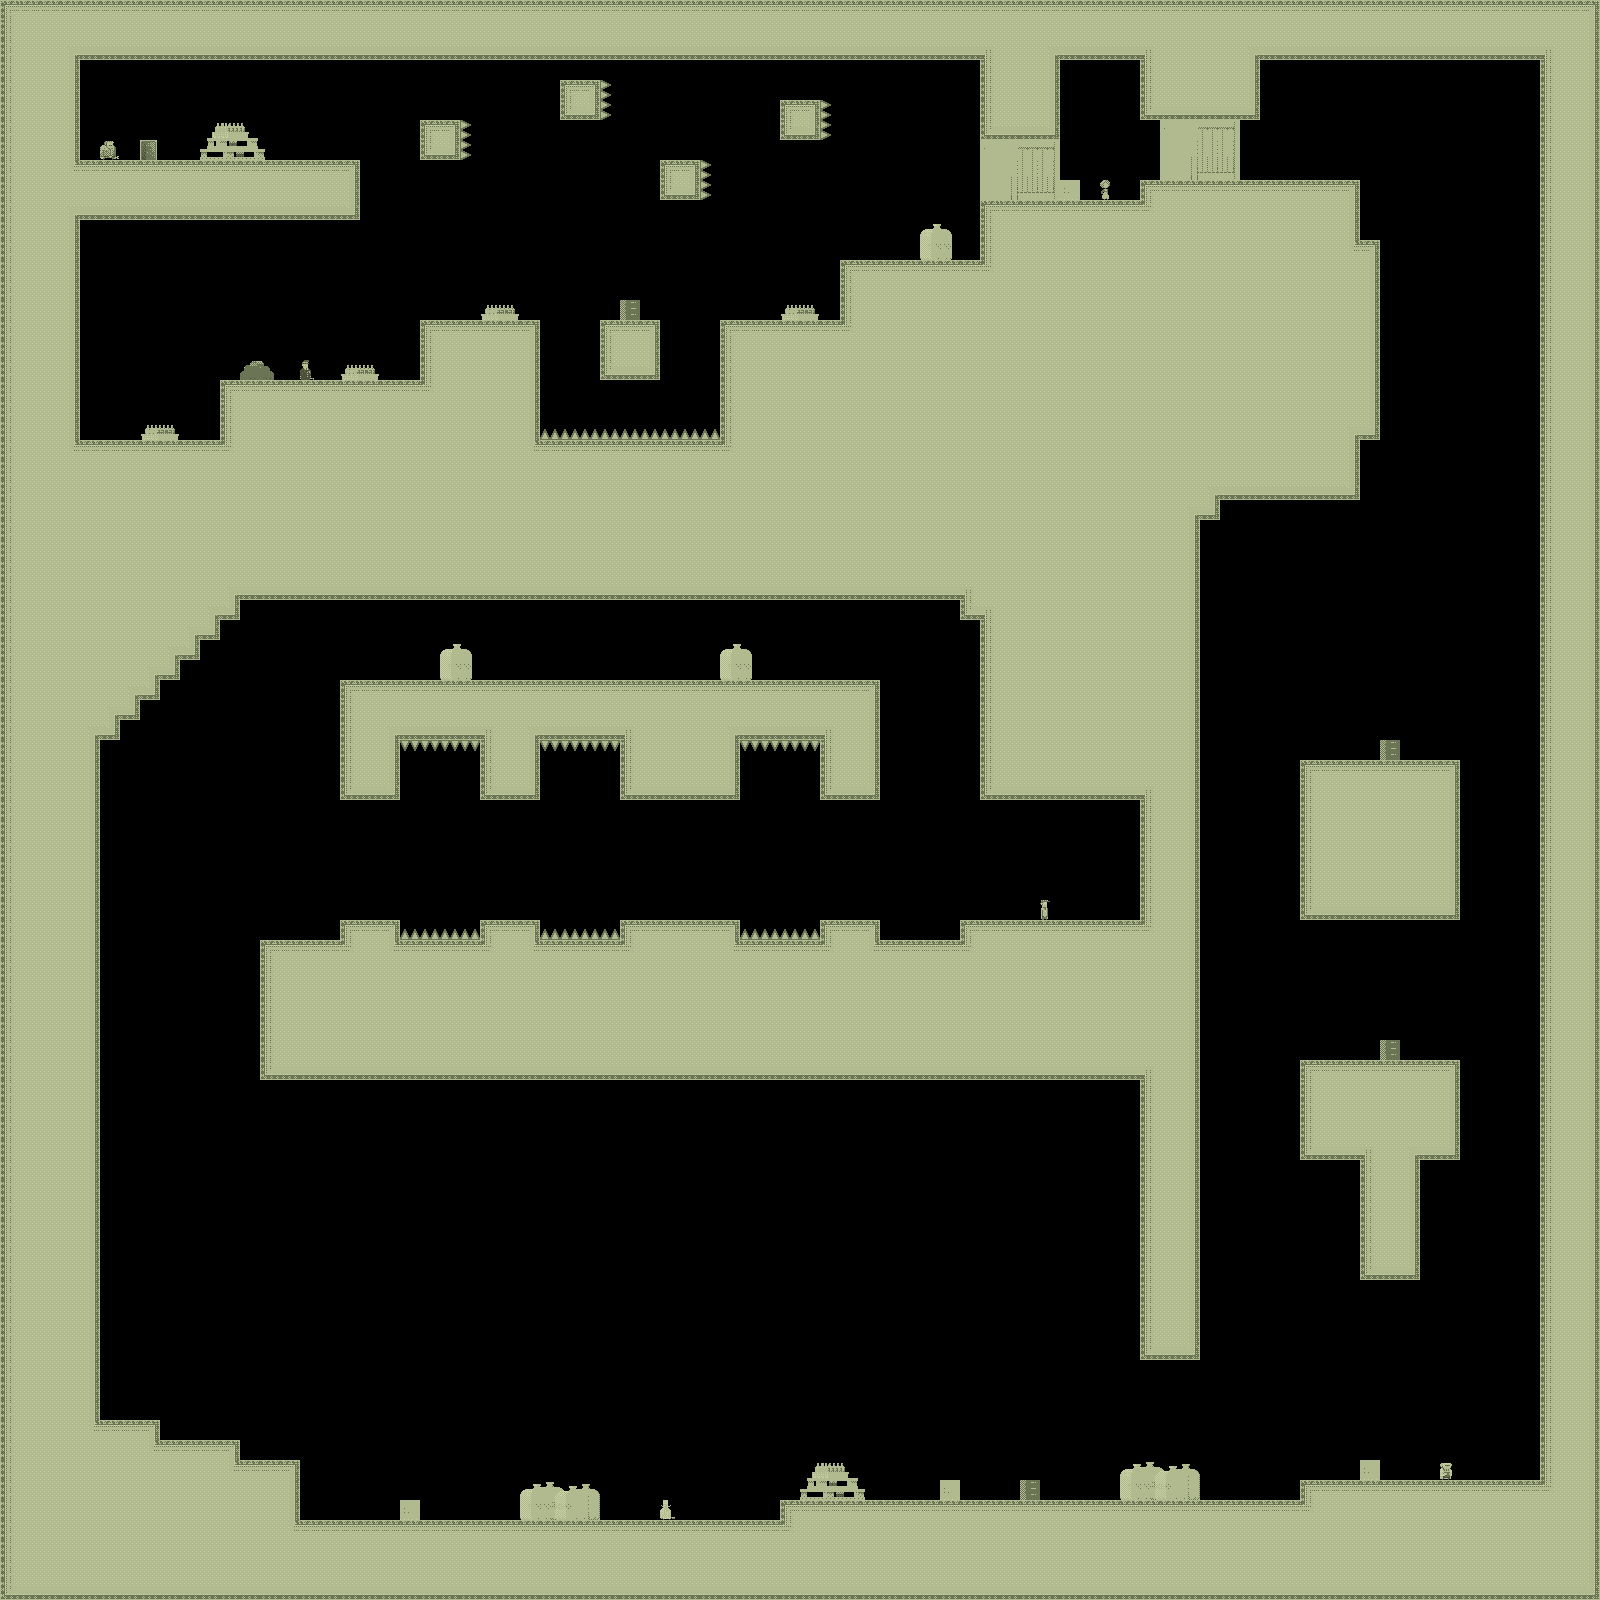

The image is a tile-based game level rendered from a .tmx file. Its description and source (layers, tilesets, objects; grid data summarised) follow:
An orthogonal 80x80 tile map with 20x20 px tiles, 1 tile layer (bg) and 9 objects.

<map version="1.0" orientation="orthogonal" width="80" height="80" tilewidth="20" tileheight="20">
 <tileset firstgid="1" name="tiles_sydney" tilewidth="20" tileheight="20">
  <image source="../../../../../SuperLemonadeFactory1989Content/Lemonade/tiles_sydney.png" width="400" height="400" />
  <terraintypes>
   <terrain name="regularBlocks" tile="-1" />
  </terraintypes>
  <tile id="8" terrain=",,,0" />
  <tile id="9" terrain=",,0,0" />
  <tile id="10" terrain=",,0,0" />
  <tile id="11" terrain=",,0,0" />
  <tile id="12" terrain=",,0,0" />
  <tile id="13" terrain=",,0,0" />
  <tile id="14" terrain=",,0," />
  <tile id="15" terrain="0,0,0," />
  <tile id="16" terrain="0,0,,0" />
  <tile id="28" terrain=",0,,0" />
  <tile id="34" terrain="0,,0," />
  <tile id="35" terrain="0,,0,0" />
  <tile id="36" terrain=",0,0,0" />
  <tile id="48" terrain=",0,,0" />
  <tile id="54" terrain="0,,0," />
  <tile id="68" terrain=",0,,0" />
  <tile id="74" terrain="0,,0," />
  <tile id="88" terrain=",0,,0" />
  <tile id="94" terrain="0,,0," />
  <tile id="108" terrain=",0,,0" />
  <tile id="114" terrain="0,,0," />
  <tile id="128" terrain=",0,," />
  <tile id="129" terrain="0,0,," />
  <tile id="130" terrain="0,0,," />
  <tile id="131" terrain="0,0,," />
  <tile id="132" terrain="0,0,," />
  <tile id="133" terrain="0,0,," />
  <tile id="134" terrain="0,,," />
  <tile id="194" terrain="0,0,0,0" />
  <tile id="356">
   <properties>
    <property name="LargeCrate" value="" />
   </properties>
  </tile>
  <tile id="380">
   <properties>
    <property name="Andre" value="" />
   </properties>
  </tile>
  <tile id="381">
   <properties>
    <property name="Liselot" value="" />
   </properties>
  </tile>
  <tile id="382">
   <properties>
    <property name="Amsterdaam" value="" />
   </properties>
  </tile>
  <tile id="383">
   <properties>
    <property name="Worker" value="" />
   </properties>
  </tile>
  <tile id="384">
   <properties>
    <property name="Inspector" value="" />
   </properties>
  </tile>
  <tile id="385">
   <properties>
    <property name="Chef" value="" />
   </properties>
  </tile>
  <tile id="386">
   <properties>
    <property name="Exit" value="" />
   </properties>
  </tile>
  <tile id="387">
   <properties>
    <property name="Trampoline" value="" />
   </properties>
  </tile>
  <tile id="388">
   <properties>
    <property name="SmallCrate" value="" />
   </properties>
  </tile>
  <tile id="389">
   <properties>
    <property name="SugarBag" value="" />
   </properties>
  </tile>
 </tileset>
 <layer name="bg" width="80" height="80">
  <data>[6400 cells, 3134 non-empty, 80 distinct tile ids]</data>
 </layer>
 <objectgroup name="boxes" width="80" height="80">
  <object x="440" y="740">
   <polyline points="0,0 0,180" />
  </object>
  <object x="580" y="740">
   <polyline points="0,0 0,180" />
  </object>
  <object x="780" y="740">
   <polyline points="0,0 0,180" />
  </object>
  <object x="300" y="800">
   <polyline points="0,0 0,-140 620,-140 620,0" />
  </object>
  <object x="160" y="940">
   <polyline points="0,0 0,400 180,400 180,480" />
  </object>
  <object x="1400" y="180">
   <polyline points="0,0 20,0 20,400 -140,400 -140,1240" />
  </object>
  <object x="1380" y="740">
   <polyline points="0,0 120,0 120,300 -120,300 -120,0 0,0" />
  </object>
  <object x="1400" y="1420">
   <polyline points="0,0 100,0 100,-440 -140,-440 -140,0 0,0" />
  </object>
  <object x="1500" y="180">
   <polyline points="0,0 0,560 -240,560" />
  </object>
 </objectgroup>
</map>
